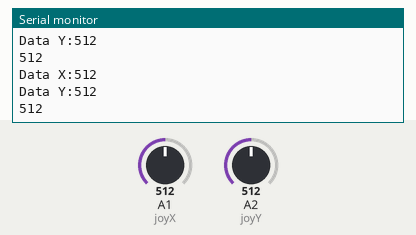
Bench run of a sketch on a simulated Arduino Uno, built with avr-gcc and run on an emulated ATmega328P. Shown: the last lines printed to the serial monitor. Inputs (shaded band) come from the test bench; at power-on: A1 (joyX) = 512, A2 (joyY) = 512. No radio packets arrive unless stated.

Above: at 1.3 s.
1.4 s: A1 (joyX) set to 716
At 1.83 s:
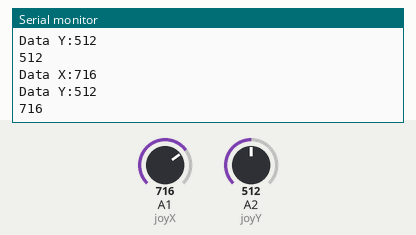
2.9 s: A2 (joyY) set to 716
At 3.34 s:
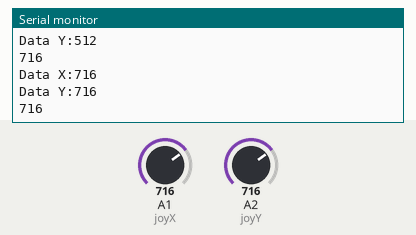
4.4 s: A1 (joyX) set to 900
At 4.85 s:
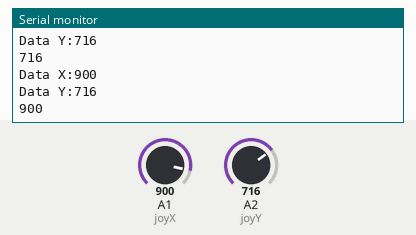
5.9 s: A2 (joyY) set to 900
At 6.35 s:
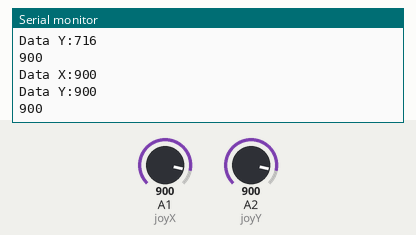
Timing chart, 0 to 8.4 s (numbered marks = the images above; inputs shaded):
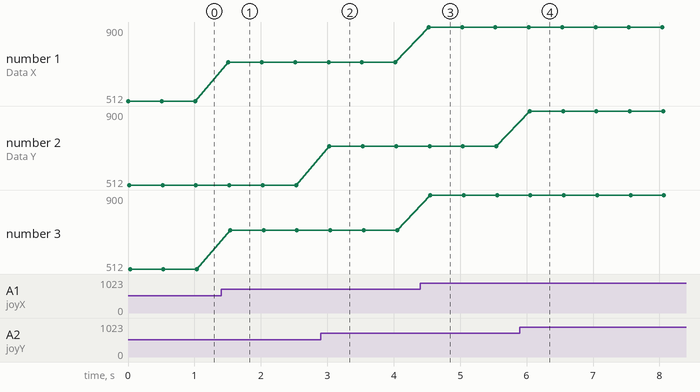

The sketch:

transmitterCode.ino
```cpp
#include <SPI.h>  //the communication interface with the modem
#include "RF24.h" //the library which helps us to control the radio modem

//define the data pins
int joyX = A1;
int joyY = A2;

//define variable values
int dataX;
int dataY;

int data[2];

RF24 radio(10,9); //10 and 9 are a digital pin numbers to which signals CE and CSN are connected
const byte address[6] = "00001";

//const uint64_t pipe = 0xE8E8F0F0E1LL; //the address of the modem, that will receive data from Arduino


void setup(void){
  Serial.begin(9600);
  radio.begin();                      //it activates the modem
  //radio.openWritingPipe(pipe);
  radio.openWritingPipe(address);
  radio.setPALevel(RF24_PA_MIN);
  radio.stopListening();       //sets the address of the receiver to which the program will send data
}

void loop(){
  //Send signal data
  dataX = analogRead(joyX);
  dataY = analogRead(joyY);

  data[0] = dataX;
  data[1] = dataY;

  Serial.print("Data X:"); Serial.println(dataX);
  Serial.print("Data Y:"); Serial.println(dataY);
  radio.write(data, sizeof(data));
  Serial.println(data[0]);
  delay(500);
}
```

Measured:
- after the input at 1.4 s, the serial monitor: prints a new line after 0.11 s (image 1)
- after the input at 2.9 s, the serial monitor: prints a new line after 0.13 s (image 2)
- after the input at 4.4 s, the serial monitor: prints a new line after 0.13 s (image 3)
- after the input at 5.9 s, the serial monitor: prints a new line after 0.15 s (image 4)
- plotted number 1: 512 → 716 after the input at 1.4 s, 716 → 900 after the input at 4.4 s
- plotted number 3: 512 → 716 after the input at 1.4 s, 716 → 900 after the input at 4.4 s
